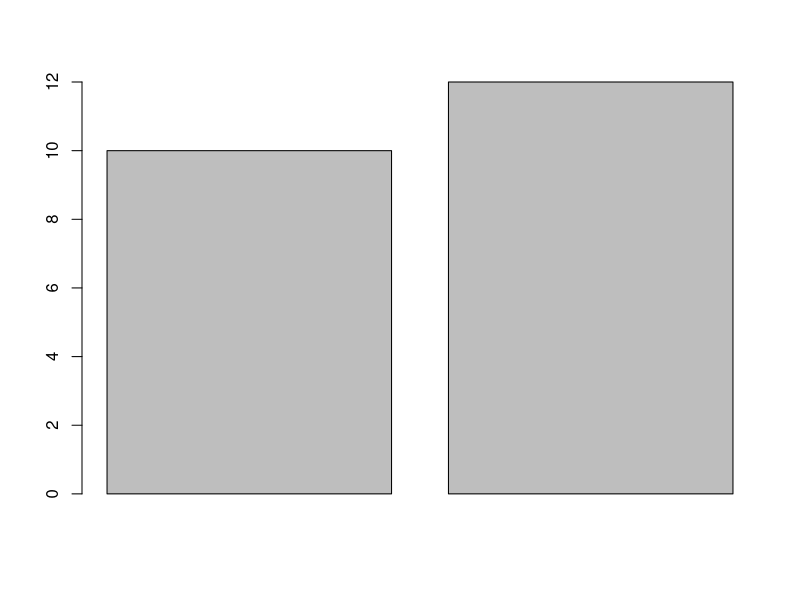

Here is the R script that generated this plot:
## ---- chunk 1
knitr::opts_chunk$set(echo = TRUE)
## ---- chunk 2
      a = 10
      b = 12
      a+b
      barplot(c(a,b))
